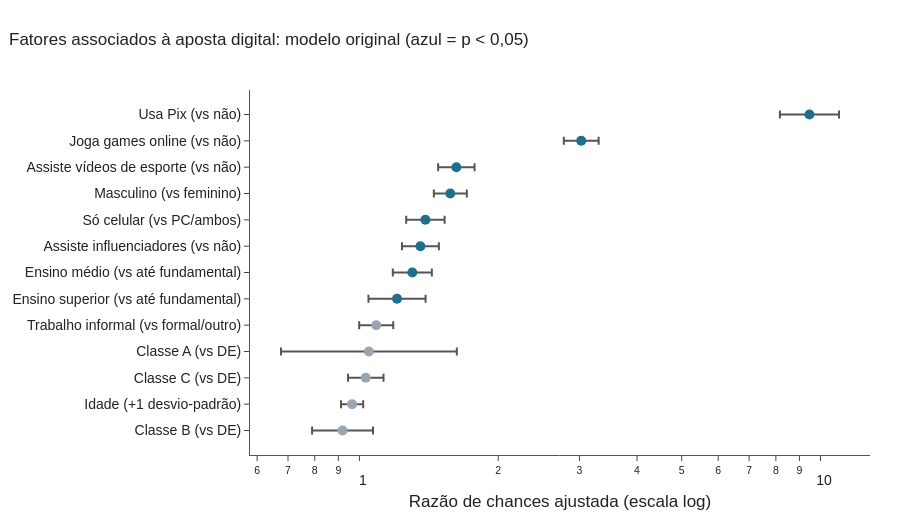

Source (notebook cell):
### Markdown cell above
#### 7.7.2. Forest plot das razões de chances ajustadas (análise original)

### Code cell
nomes_amigaveis = {
    'usa_pix': 'Usa Pix (vs não)',
    'joga_games_online': 'Joga games online (vs não)',
    'assiste_videos_esporte': 'Assiste vídeos de esporte (vs não)',
    'sexo_masculino': 'Masculino (vs feminino)',
    'mobile_only': 'Só celular (vs PC/ambos)',
    'assiste_influenciadores': 'Assiste influenciadores (vs não)',
    'ensino_medio': 'Ensino médio (vs até fundamental)',
    'ensino_superior': 'Ensino superior (vs até fundamental)',
    'trabalho_informal': 'Trabalho informal (vs formal/outro)',
    'classe_A': 'Classe A (vs DE)',
    'classe_C': 'Classe C (vs DE)',
    'idade_padronizada': 'Idade (+1 desvio-padrão)',
    'classe_B': 'Classe B (vs DE)'
}


def forest(tabela, titulo):
    t = tabela.iloc[1:].sort_values('aOR (Odds Ratio)')
    cores = [COR['principal'] if p < ALPHA else COR['neutro'] for p in t['p-valor']]
    fig = go.Figure(go.Scatter(
        x=t['aOR (Odds Ratio)'], y=[nomes_amigaveis[i] for i in t.index], mode='markers', marker=dict(color=cores, size=10),
        error_x=dict(type='data', symmetric=False, array=t['IC 95% Sup'] - t['aOR (Odds Ratio)'],
                     arrayminus=t['aOR (Odds Ratio)'] - t['IC 95% Inf'], color='#555'),
        text=[f"{fmt(o)} [{fmt(i)}; {fmt(s)}]" for o, i, s in zip(t['aOR (Odds Ratio)'], t['IC 95% Inf'], t['IC 95% Sup'])],
        hovertemplate='%{y}<br>aOR = %{text}<extra></extra>'))
    fig.add_vline(x=1, line_dash='dash', line_color=COR['destaque'])
    fig.update_layout(height=520, title=titulo, xaxis_title='Razão de chances ajustada (escala log)', xaxis_type='log', showlegend=False)
    return fig


forest(tabela_regressao, 'Fatores associados à aposta digital: modelo original (azul = p < 0,05)').show()

### Figure 1 — Plotly figure (JSON) as saved in the notebook; plotly's stock layout.template omitted (floating-point values rounded to 4 significant figures)
{"data": [{"error_x": {"array": [0.1512, 0.05484, 0.09566, 0.5778, 0.09661, 0.1849, 0.1333, 0.1309, 0.1399, 0.1352, 0.1546, 0.2749, 1.504], "arrayminus": [0.1298, 0.05189, 0.08755, 0.3725, 0.08873, 0.1603, 0.1209, 0.1194, 0.1271, 0.1245, 0.1412, 0.252, 1.298], "color": "#555", "symmetric": false, "type": "data"}, "hovertemplate": "%{y}<br>aOR = %{text}<extra></extra>", "marker": {"color": ["#9aa5b1", "#9aa5b1", "#9aa5b1", "#9aa5b1", "#9aa5b1", "#1f6f8b", "#1f6f8b", "#1f6f8b", "#1f6f8b", "#1f6f8b", "#1f6f8b", "#1f6f8b", "#1f6f8b"], "size": 10}, "mode": "markers", "text": ["0,92 [0,79; 1,07]", "0,96 [0,91; 1,02]", "1,03 [0,94; 1,13]", "1,05 [0,68; 1,63]", "1,09 [1,00; 1,18]", "1,21 [1,05; 1,39]", "1,30 [1,18; 1,44]", "1,36 [1,24; 1,49]", "1,39 [1,26; 1,53]", "1,57 [1,45; 1,71]", "1,62 [1,48; 1,78]", "3,03 [2,78; 3,30]", "9,46 [8,16; 10,97]"], "type": "scatter", "x": [0.9192, 0.9641, 1.032, 1.048, 1.087, 1.207, 1.302, 1.356, 1.39, 1.574, 1.623, 3.027, 9.462], "y": ["Classe B (vs DE)", "Idade (+1 desvio-padrão)", "Classe C (vs DE)", "Classe A (vs DE)", "Trabalho informal (vs formal/outro)", "Ensino superior (vs até fundamental)", "Ensino médio (vs até fundamental)", "Assiste influenciadores (vs não)", "Só celular (vs PC/ambos)", "Masculino (vs feminino)", "Assiste vídeos de esporte (vs não)", "Joga games online (vs não)", "Usa Pix (vs não)"]}], "layout": {"height": 520, "shapes": [{"line": {"color": "#c0392b", "dash": "dash"}, "type": "line", "x0": 1, "x1": 1, "xref": "x", "y0": 0, "y1": 1, "yref": "y domain"}], "showlegend": false, "title": {"text": "Fatores associados à aposta digital: modelo original (azul = p < 0,05)"}, "xaxis": {"title": {"text": "Razão de chances ajustada (escala log)"}, "type": "log"}}}
